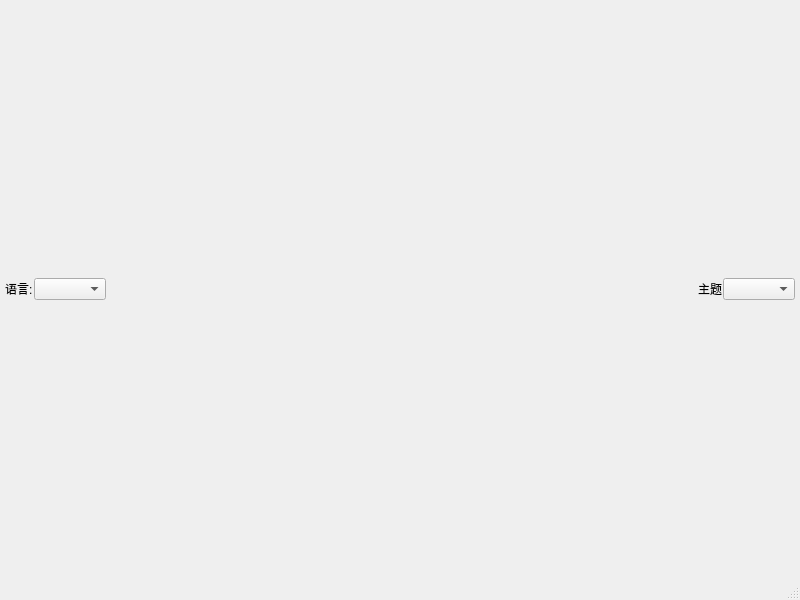
<?xml version="1.0" encoding="UTF-8"?>
<ui version="4.0">
 <class>AceEditorWindow</class>
 <widget class="QMainWindow" name="AceEditorWindow">
  <property name="geometry">
   <rect>
    <x>0</x>
    <y>0</y>
    <width>800</width>
    <height>600</height>
   </rect>
  </property>
  <property name="windowTitle">
   <string>MainWindow</string>
  </property>
  <widget class="QWidget" name="centralwidget">
   <layout class="QVBoxLayout" name="verticalLayout">
    <property name="spacing">
     <number>1</number>
    </property>
    <property name="leftMargin">
     <number>5</number>
    </property>
    <property name="topMargin">
     <number>5</number>
    </property>
    <property name="rightMargin">
     <number>5</number>
    </property>
    <property name="bottomMargin">
     <number>5</number>
    </property>
    <item>
     <layout class="QHBoxLayout" name="horizontalLayout">
      <item>
       <widget class="QLabel" name="label">
        <property name="text">
         <string>语言:</string>
        </property>
       </widget>
      </item>
      <item>
       <widget class="QComboBox" name="comboBox_lang"/>
      </item>
      <item>
       <spacer name="horizontalSpacer">
        <property name="orientation">
         <enum>Qt::Horizontal</enum>
        </property>
        <property name="sizeHint" stdset="0">
         <size>
          <width>40</width>
          <height>20</height>
         </size>
        </property>
       </spacer>
      </item>
      <item>
       <widget class="QLabel" name="label_2">
        <property name="text">
         <string>主题</string>
        </property>
       </widget>
      </item>
      <item>
       <widget class="QComboBox" name="comboBox_themes"/>
      </item>
     </layout>
    </item>
   </layout>
  </widget>
  <widget class="QMenuBar" name="menubar">
   <property name="geometry">
    <rect>
     <x>0</x>
     <y>0</y>
     <width>800</width>
     <height>24</height>
    </rect>
   </property>
  </widget>
  <widget class="QStatusBar" name="statusbar"/>
 </widget>
 <resources/>
 <connections/>
</ui>
